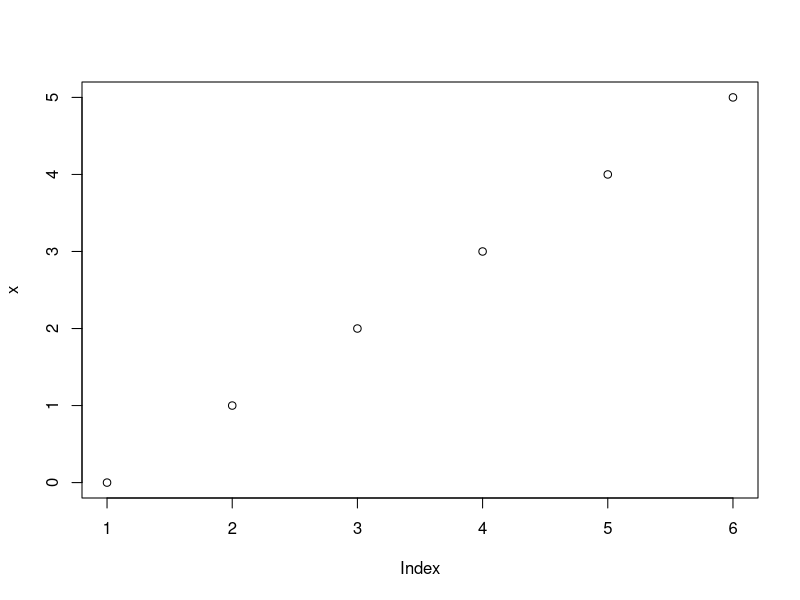

Here is the R script that generated this plot:
#<crdata_text>Begin plot of an R vector</crdata_text>

x = c(0,1,2,3,4,5)

#<crdata_object>x</crdata_object>

#<crdata_image>
plot(x)
#</crdata_image>

#<crdata_text>End plot of an R vector</crdata_text>

